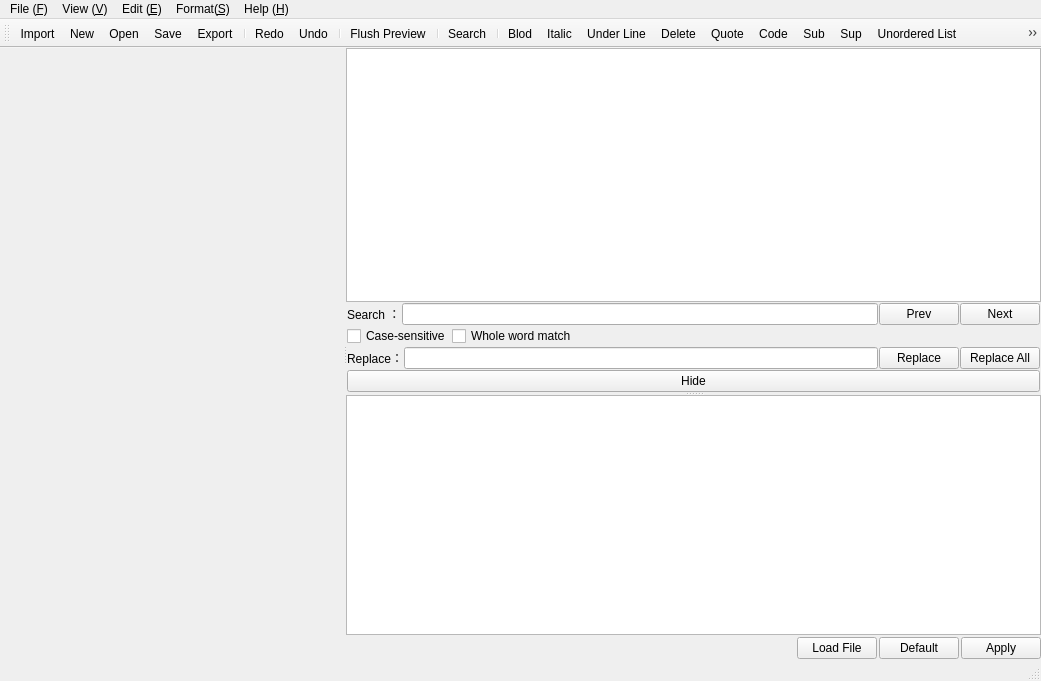
<?xml version="1.0" encoding="UTF-8"?>
<ui version="4.0">
 <class>SmarkMainWindow</class>
 <widget class="QMainWindow" name="SmarkMainWindow">
  <property name="geometry">
   <rect>
    <x>0</x>
    <y>0</y>
    <width>1041</width>
    <height>681</height>
   </rect>
  </property>
  <property name="windowTitle">
   <string>Smark</string>
  </property>
  <property name="windowIcon">
   <iconset resource="../RS/ICON.qrc">
    <normaloff>:/LOGO.png</normaloff>:/LOGO.png</iconset>
  </property>
  <widget class="QWidget" name="CentralWidget">
   <layout class="QGridLayout" name="gridLayout_4">
    <property name="margin">
     <number>0</number>
    </property>
    <property name="spacing">
     <number>0</number>
    </property>
    <item row="0" column="0">
     <widget class="QSplitter" name="MainSplitter">
      <property name="orientation">
       <enum>Qt::Horizontal</enum>
      </property>
      <property name="opaqueResize">
       <bool>false</bool>
      </property>
      <property name="handleWidth">
       <number>2</number>
      </property>
      <property name="childrenCollapsible">
       <bool>false</bool>
      </property>
      <widget class="SmarkHtmlView" name="HtmlView" native="true">
       <property name="minimumSize">
        <size>
         <width>200</width>
         <height>200</height>
        </size>
       </property>
      </widget>
      <widget class="QWidget" name="EditorWidget" native="true">
       <property name="minimumSize">
        <size>
         <width>200</width>
         <height>200</height>
        </size>
       </property>
       <layout class="QGridLayout" name="gridLayout_3">
        <property name="margin">
         <number>0</number>
        </property>
        <property name="spacing">
         <number>0</number>
        </property>
        <item row="0" column="0">
         <widget class="QSplitter" name="CSSSplitter">
          <property name="orientation">
           <enum>Qt::Vertical</enum>
          </property>
          <property name="opaqueResize">
           <bool>false</bool>
          </property>
          <property name="handleWidth">
           <number>2</number>
          </property>
          <property name="childrenCollapsible">
           <bool>false</bool>
          </property>
          <widget class="QWidget" name="layoutWidget">
           <layout class="QVBoxLayout" name="EditorLayout">
            <property name="spacing">
             <number>0</number>
            </property>
            <item>
             <widget class="SmarkEditor" name="Editor">
              <property name="sizePolicy">
               <sizepolicy hsizetype="Expanding" vsizetype="Expanding">
                <horstretch>0</horstretch>
                <verstretch>0</verstretch>
               </sizepolicy>
              </property>
              <property name="cursor" stdset="0">
               <cursorShape>IBeamCursor</cursorShape>
              </property>
             </widget>
            </item>
            <item>
             <widget class="QWidget" name="SearchWidget" native="true">
              <property name="sizePolicy">
               <sizepolicy hsizetype="Expanding" vsizetype="Preferred">
                <horstretch>0</horstretch>
                <verstretch>0</verstretch>
               </sizepolicy>
              </property>
              <layout class="QGridLayout" name="gridLayout">
               <property name="margin">
                <number>1</number>
               </property>
               <property name="spacing">
                <number>1</number>
               </property>
               <item row="1" column="0" colspan="2">
                <layout class="QHBoxLayout" name="SearchHorizontalLayout">
                 <item>
                  <widget class="QLabel" name="SearchLabel">
                   <property name="maximumSize">
                    <size>
                     <width>60</width>
                     <height>16777215</height>
                    </size>
                   </property>
                   <property name="text">
                    <string>Search ：</string>
                   </property>
                  </widget>
                 </item>
                 <item>
                  <widget class="QLineEdit" name="SearchLineEdit"/>
                 </item>
                 <item>
                  <widget class="QPushButton" name="PrevButton">
                   <property name="maximumSize">
                    <size>
                     <width>80</width>
                     <height>16777215</height>
                    </size>
                   </property>
                   <property name="text">
                    <string>Prev</string>
                   </property>
                   <property name="shortcut">
                    <string>Shift+F3</string>
                   </property>
                  </widget>
                 </item>
                 <item>
                  <widget class="QPushButton" name="NextButton">
                   <property name="maximumSize">
                    <size>
                     <width>80</width>
                     <height>16777215</height>
                    </size>
                   </property>
                   <property name="text">
                    <string>Next</string>
                   </property>
                   <property name="shortcut">
                    <string>F3</string>
                   </property>
                  </widget>
                 </item>
                </layout>
               </item>
               <item row="2" column="0" colspan="2">
                <layout class="QHBoxLayout" name="SearchOptionHorizontalLayout">
                 <item>
                  <widget class="QCheckBox" name="CaseCheckBox">
                   <property name="text">
                    <string>Case-sensitive</string>
                   </property>
                  </widget>
                 </item>
                 <item>
                  <widget class="QCheckBox" name="WholeWordCheckBox">
                   <property name="text">
                    <string>Whole word match</string>
                   </property>
                  </widget>
                 </item>
                 <item>
                  <spacer name="HorizontalSpacer">
                   <property name="orientation">
                    <enum>Qt::Horizontal</enum>
                   </property>
                   <property name="sizeHint" stdset="0">
                    <size>
                     <width>153</width>
                     <height>20</height>
                    </size>
                   </property>
                  </spacer>
                 </item>
                </layout>
               </item>
               <item row="3" column="0" colspan="2">
                <layout class="QHBoxLayout" name="ReplaceHorizontalLayout">
                 <item>
                  <widget class="QLabel" name="ReplaceLabel">
                   <property name="maximumSize">
                    <size>
                     <width>60</width>
                     <height>16777215</height>
                    </size>
                   </property>
                   <property name="text">
                    <string>Replace：</string>
                   </property>
                  </widget>
                 </item>
                 <item>
                  <widget class="QLineEdit" name="ReplaceLineEdit"/>
                 </item>
                 <item>
                  <widget class="QPushButton" name="ReplaceButton">
                   <property name="maximumSize">
                    <size>
                     <width>80</width>
                     <height>16777215</height>
                    </size>
                   </property>
                   <property name="text">
                    <string>Replace</string>
                   </property>
                  </widget>
                 </item>
                 <item>
                  <widget class="QPushButton" name="ReplaceAllButton">
                   <property name="maximumSize">
                    <size>
                     <width>80</width>
                     <height>16777215</height>
                    </size>
                   </property>
                   <property name="text">
                    <string>Replace All</string>
                   </property>
                  </widget>
                 </item>
                </layout>
               </item>
               <item row="4" column="0" colspan="2">
                <widget class="QPushButton" name="SearchHideButton">
                 <property name="text">
                  <string>Hide</string>
                 </property>
                </widget>
               </item>
              </layout>
             </widget>
            </item>
           </layout>
          </widget>
          <widget class="QWidget" name="CSSWidget" native="true">
           <layout class="QGridLayout" name="gridLayout_2">
            <property name="margin">
             <number>0</number>
            </property>
            <property name="spacing">
             <number>2</number>
            </property>
            <item row="1" column="4">
             <widget class="QPushButton" name="CSSApplyButton">
              <property name="text">
               <string>Apply</string>
              </property>
             </widget>
            </item>
            <item row="1" column="0">
             <spacer name="horizontalSpacer">
              <property name="orientation">
               <enum>Qt::Horizontal</enum>
              </property>
              <property name="sizeHint" stdset="0">
               <size>
                <width>156</width>
                <height>20</height>
               </size>
              </property>
             </spacer>
            </item>
            <item row="1" column="2">
             <widget class="QPushButton" name="CSSLoadButton">
              <property name="text">
               <string>Load File</string>
              </property>
             </widget>
            </item>
            <item row="0" column="0" colspan="5">
             <widget class="SmarkEditor" name="CSSEditor"/>
            </item>
            <item row="1" column="3">
             <widget class="QPushButton" name="CSSDefaultButton">
              <property name="text">
               <string>Default</string>
              </property>
             </widget>
            </item>
           </layout>
          </widget>
         </widget>
        </item>
       </layout>
      </widget>
     </widget>
    </item>
   </layout>
  </widget>
  <widget class="QMenuBar" name="MenuBar">
   <property name="geometry">
    <rect>
     <x>0</x>
     <y>0</y>
     <width>1041</width>
     <height>21</height>
    </rect>
   </property>
   <property name="nativeMenuBar">
    <bool>false</bool>
   </property>
   <widget class="QMenu" name="FileMenu">
    <property name="title">
     <string>File (&amp;F)</string>
    </property>
    <addaction name="ActionFileNew"/>
    <addaction name="ActionFileOpen"/>
    <addaction name="ActionFileSave"/>
    <addaction name="ActionFileSaveAs"/>
    <addaction name="separator"/>
    <addaction name="ActionFileImport"/>
    <addaction name="ActionFileExport"/>
    <addaction name="ActionFilePrint"/>
    <addaction name="separator"/>
    <addaction name="ActionFileOption"/>
    <addaction name="separator"/>
    <addaction name="ActionFileQuit"/>
   </widget>
   <widget class="QMenu" name="EditMenu">
    <property name="title">
     <string>Edit (&amp;E)</string>
    </property>
    <addaction name="ActionEditInsertImage"/>
    <addaction name="ActionEditInsertLink"/>
    <addaction name="ActionEditCSS"/>
    <addaction name="separator"/>
    <addaction name="ActionEditUndo"/>
    <addaction name="ActionEditRedo"/>
    <addaction name="separator"/>
    <addaction name="ActionEditCut"/>
    <addaction name="ActionEditCopy"/>
    <addaction name="ActionEditPaste"/>
    <addaction name="ActionEditSearch"/>
    <addaction name="separator"/>
    <addaction name="ActionEditFlush"/>
    <addaction name="separator"/>
   </widget>
   <widget class="QMenu" name="HelpMenu">
    <property name="title">
     <string>Help (&amp;H)</string>
    </property>
    <addaction name="ActionHelpHome"/>
    <addaction name="separator"/>
    <addaction name="ActionHelpAbout"/>
    <addaction name="ActionHelpAboutQt"/>
   </widget>
   <widget class="QMenu" name="ViewMenu">
    <property name="title">
     <string>View (&amp;V)</string>
    </property>
    <addaction name="ActionViewFullScreen"/>
    <addaction name="ActionViewVerticalLayout"/>
    <addaction name="ActionViewHorizontal_Layout"/>
    <addaction name="ActionViewEditMode"/>
    <addaction name="ActionViewReadMode"/>
    <addaction name="separator"/>
    <addaction name="ActionViewShowMenuBar"/>
    <addaction name="ActionViewShowStatusBar"/>
    <addaction name="ActionViewShowToolBar"/>
   </widget>
   <widget class="QMenu" name="FormatMenu">
    <property name="title">
     <string>Format(&amp;S)</string>
    </property>
    <addaction name="ActionFormatBlod"/>
    <addaction name="ActionFormatItalic"/>
    <addaction name="ActionFormatUnderLine"/>
    <addaction name="ActionFormatDeleted"/>
    <addaction name="separator"/>
    <addaction name="ActionFormatQuote"/>
    <addaction name="ActionFormatCode"/>
    <addaction name="ActionFormatSub"/>
    <addaction name="ActionFormatSup"/>
    <addaction name="separator"/>
    <addaction name="ActionFormatBigger"/>
    <addaction name="ActionFormatSmaller"/>
    <addaction name="separator"/>
    <addaction name="ActionFormatOrderedList"/>
    <addaction name="ActionFormatUnorderedList"/>
   </widget>
   <addaction name="FileMenu"/>
   <addaction name="ViewMenu"/>
   <addaction name="EditMenu"/>
   <addaction name="FormatMenu"/>
   <addaction name="HelpMenu"/>
  </widget>
  <widget class="QStatusBar" name="StatusBar"/>
  <widget class="QToolBar" name="ToolBar">
   <property name="windowTitle">
    <string>Tool Bar</string>
   </property>
   <property name="iconSize">
    <size>
     <width>20</width>
     <height>20</height>
    </size>
   </property>
   <attribute name="toolBarArea">
    <enum>TopToolBarArea</enum>
   </attribute>
   <attribute name="toolBarBreak">
    <bool>false</bool>
   </attribute>
   <addaction name="ActionFileImport"/>
   <addaction name="ActionFileNew"/>
   <addaction name="ActionFileOpen"/>
   <addaction name="ActionFileSave"/>
   <addaction name="ActionFileExport"/>
   <addaction name="separator"/>
   <addaction name="ActionEditRedo"/>
   <addaction name="ActionEditUndo"/>
   <addaction name="separator"/>
   <addaction name="ActionEditFlush"/>
   <addaction name="separator"/>
   <addaction name="ActionEditSearch"/>
   <addaction name="separator"/>
   <addaction name="ActionFormatBlod"/>
   <addaction name="ActionFormatItalic"/>
   <addaction name="ActionFormatUnderLine"/>
   <addaction name="ActionFormatDeleted"/>
   <addaction name="ActionFormatQuote"/>
   <addaction name="ActionFormatCode"/>
   <addaction name="ActionFormatSub"/>
   <addaction name="ActionFormatSup"/>
   <addaction name="ActionFormatUnorderedList"/>
   <addaction name="ActionFormatOrderedList"/>
   <addaction name="ActionFormatSmaller"/>
   <addaction name="ActionFormatBigger"/>
   <addaction name="separator"/>
   <addaction name="ActionEditInsertImage"/>
   <addaction name="ActionEditInsertLink"/>
   <addaction name="separator"/>
   <addaction name="ActionViewEditMode"/>
   <addaction name="ActionViewReadMode"/>
   <addaction name="ActionViewVerticalLayout"/>
   <addaction name="ActionViewHorizontal_Layout"/>
   <addaction name="ActionEditCSS"/>
   <addaction name="ActionFileOption"/>
  </widget>
  <action name="ActionFileNew">
   <property name="icon">
    <iconset resource="../RS/ICON.qrc">
     <normaloff>:/ICON/File_NewFile.png</normaloff>:/ICON/File_NewFile.png</iconset>
   </property>
   <property name="text">
    <string>New</string>
   </property>
   <property name="shortcut">
    <string>Ctrl+N</string>
   </property>
  </action>
  <action name="ActionFileOpen">
   <property name="icon">
    <iconset resource="../RS/ICON.qrc">
     <normaloff>:/ICON/File_Open.png</normaloff>:/ICON/File_Open.png</iconset>
   </property>
   <property name="text">
    <string>Open</string>
   </property>
   <property name="shortcut">
    <string>Ctrl+O</string>
   </property>
  </action>
  <action name="ActionFileSave">
   <property name="icon">
    <iconset resource="../RS/ICON.qrc">
     <normaloff>:/ICON/File_Save.png</normaloff>:/ICON/File_Save.png</iconset>
   </property>
   <property name="text">
    <string>Save</string>
   </property>
   <property name="shortcut">
    <string>Ctrl+S</string>
   </property>
  </action>
  <action name="ActionFileSaveAs">
   <property name="icon">
    <iconset resource="../RS/ICON.qrc">
     <normaloff>:/ICON/File_SaveAs.png</normaloff>:/ICON/File_SaveAs.png</iconset>
   </property>
   <property name="text">
    <string>Save As</string>
   </property>
   <property name="shortcut">
    <string>Ctrl+Shift+S</string>
   </property>
  </action>
  <action name="ActionFileQuit">
   <property name="text">
    <string>Quit</string>
   </property>
   <property name="shortcut">
    <string>Ctrl+Q</string>
   </property>
  </action>
  <action name="ActionFilePrint">
   <property name="icon">
    <iconset resource="../RS/ICON.qrc">
     <normaloff>:/ICON/File_Print.png</normaloff>:/ICON/File_Print.png</iconset>
   </property>
   <property name="text">
    <string>Print</string>
   </property>
   <property name="shortcut">
    <string>Ctrl+P</string>
   </property>
  </action>
  <action name="ActionEditUndo">
   <property name="icon">
    <iconset resource="../RS/ICON.qrc">
     <normaloff>:/ICON/Edit_Undo.png</normaloff>:/ICON/Edit_Undo.png</iconset>
   </property>
   <property name="text">
    <string>Undo</string>
   </property>
   <property name="shortcut">
    <string>Ctrl+Z</string>
   </property>
  </action>
  <action name="ActionEditRedo">
   <property name="icon">
    <iconset resource="../RS/ICON.qrc">
     <normaloff>:/ICON/Edit_Redo.png</normaloff>:/ICON/Edit_Redo.png</iconset>
   </property>
   <property name="text">
    <string>Redo</string>
   </property>
   <property name="shortcut">
    <string>Ctrl+Y</string>
   </property>
  </action>
  <action name="ActionEditSearch">
   <property name="icon">
    <iconset resource="../RS/ICON.qrc">
     <normaloff>:/ICON/Edit_Search.png</normaloff>:/ICON/Edit_Search.png</iconset>
   </property>
   <property name="text">
    <string>Search</string>
   </property>
   <property name="shortcut">
    <string>Ctrl+F</string>
   </property>
  </action>
  <action name="ActionEditFlush">
   <property name="icon">
    <iconset resource="../RS/ICON.qrc">
     <normaloff>:/ICON/Edit_Flush.png</normaloff>:/ICON/Edit_Flush.png</iconset>
   </property>
   <property name="text">
    <string>Flush Preview</string>
   </property>
   <property name="shortcut">
    <string>F5</string>
   </property>
  </action>
  <action name="ActionFileOption">
   <property name="icon">
    <iconset resource="../RS/ICON.qrc">
     <normaloff>:/ICON/Edit_Option.png</normaloff>:/ICON/Edit_Option.png</iconset>
   </property>
   <property name="text">
    <string>Option</string>
   </property>
  </action>
  <action name="ActionHelpAbout">
   <property name="text">
    <string>About</string>
   </property>
  </action>
  <action name="ActionHelpAboutQt">
   <property name="text">
    <string>About Qt</string>
   </property>
  </action>
  <action name="ActionHelpHome">
   <property name="icon">
    <iconset resource="../RS/ICON.qrc">
     <normaloff>:/ICON/Help_Help.png</normaloff>:/ICON/Help_Help.png</iconset>
   </property>
   <property name="text">
    <string>Home Page</string>
   </property>
   <property name="toolTip">
    <string>Help</string>
   </property>
   <property name="shortcut">
    <string>F1</string>
   </property>
  </action>
  <action name="ActionViewReadMode">
   <property name="icon">
    <iconset resource="../RS/ICON.qrc">
     <normaloff>:/ICON/View_ReadMode.png</normaloff>:/ICON/View_ReadMode.png</iconset>
   </property>
   <property name="text">
    <string>Read Mode</string>
   </property>
   <property name="toolTip">
    <string>Preview HTML</string>
   </property>
   <property name="shortcut">
    <string>F8</string>
   </property>
  </action>
  <action name="ActionViewFullScreen">
   <property name="checkable">
    <bool>true</bool>
   </property>
   <property name="icon">
    <iconset resource="../RS/ICON.qrc">
     <normaloff>:/ICON/View_FullScreen.png</normaloff>:/ICON/View_FullScreen.png</iconset>
   </property>
   <property name="text">
    <string>Full Screen</string>
   </property>
   <property name="shortcut">
    <string>F11</string>
   </property>
  </action>
  <action name="ActionViewShowStatusBar">
   <property name="checkable">
    <bool>true</bool>
   </property>
   <property name="text">
    <string>Status Bar</string>
   </property>
  </action>
  <action name="ActionEditCut">
   <property name="icon">
    <iconset resource="../RS/ICON.qrc">
     <normaloff>:/ICON/Edit_Cut.png</normaloff>:/ICON/Edit_Cut.png</iconset>
   </property>
   <property name="text">
    <string>Cut</string>
   </property>
   <property name="shortcut">
    <string>Ctrl+X</string>
   </property>
  </action>
  <action name="ActionEditCopy">
   <property name="icon">
    <iconset resource="../RS/ICON.qrc">
     <normaloff>:/ICON/Edit_Copy.png</normaloff>:/ICON/Edit_Copy.png</iconset>
   </property>
   <property name="text">
    <string>Copy</string>
   </property>
   <property name="shortcut">
    <string>Ctrl+C</string>
   </property>
  </action>
  <action name="ActionEditPaste">
   <property name="icon">
    <iconset resource="../RS/ICON.qrc">
     <normaloff>:/ICON/Edit_Paste.png</normaloff>:/ICON/Edit_Paste.png</iconset>
   </property>
   <property name="text">
    <string>Paste</string>
   </property>
   <property name="shortcut">
    <string>Ctrl+V</string>
   </property>
  </action>
  <action name="ActionFileExport">
   <property name="icon">
    <iconset resource="../RS/ICON.qrc">
     <normaloff>:/ICON/File_Export.png</normaloff>:/ICON/File_Export.png</iconset>
   </property>
   <property name="text">
    <string>Export</string>
   </property>
   <property name="toolTip">
    <string>Export</string>
   </property>
   <property name="shortcut">
    <string>Ctrl+E</string>
   </property>
  </action>
  <action name="ActionViewShowMenuBar">
   <property name="checkable">
    <bool>true</bool>
   </property>
   <property name="text">
    <string>Menu Bar</string>
   </property>
   <property name="toolTip">
    <string>Menu Bar</string>
   </property>
  </action>
  <action name="ActionViewEditMode">
   <property name="icon">
    <iconset resource="../RS/ICON.qrc">
     <normaloff>:/ICON/View_EditMode.png</normaloff>:/ICON/View_EditMode.png</iconset>
   </property>
   <property name="text">
    <string>Edit Mode</string>
   </property>
   <property name="shortcut">
    <string>F7</string>
   </property>
  </action>
  <action name="ActionEditInsertImage">
   <property name="icon">
    <iconset resource="../RS/ICON.qrc">
     <normaloff>:/ICON/Edit_InsertImage.png</normaloff>:/ICON/Edit_InsertImage.png</iconset>
   </property>
   <property name="text">
    <string>Insert Image</string>
   </property>
   <property name="shortcut">
    <string>Ctrl+Shift+I</string>
   </property>
  </action>
  <action name="ActionEditInsertLink">
   <property name="icon">
    <iconset resource="../RS/ICON.qrc">
     <normaloff>:/ICON/Edit_InsertLink.png</normaloff>:/ICON/Edit_InsertLink.png</iconset>
   </property>
   <property name="text">
    <string>Insert Link</string>
   </property>
   <property name="shortcut">
    <string>Ctrl+Shift+L</string>
   </property>
  </action>
  <action name="ActionFormatBlod">
   <property name="icon">
    <iconset resource="../RS/ICON.qrc">
     <normaloff>:/ICON/Format_Blod.png</normaloff>:/ICON/Format_Blod.png</iconset>
   </property>
   <property name="text">
    <string>Blod</string>
   </property>
   <property name="shortcut">
    <string>Ctrl+B</string>
   </property>
  </action>
  <action name="ActionFormatItalic">
   <property name="icon">
    <iconset resource="../RS/ICON.qrc">
     <normaloff>:/ICON/Format_Italic.png</normaloff>:/ICON/Format_Italic.png</iconset>
   </property>
   <property name="text">
    <string>Italic</string>
   </property>
   <property name="shortcut">
    <string>Ctrl+I</string>
   </property>
  </action>
  <action name="ActionFormatUnderLine">
   <property name="icon">
    <iconset resource="../RS/ICON.qrc">
     <normaloff>:/ICON/Format_UnderLine.png</normaloff>:/ICON/Format_UnderLine.png</iconset>
   </property>
   <property name="text">
    <string>Under Line</string>
   </property>
   <property name="shortcut">
    <string>Ctrl+U</string>
   </property>
  </action>
  <action name="ActionFormatDeleted">
   <property name="icon">
    <iconset resource="../RS/ICON.qrc">
     <normaloff>:/ICON/Format_Delete.png</normaloff>:/ICON/Format_Delete.png</iconset>
   </property>
   <property name="text">
    <string>Delete</string>
   </property>
   <property name="shortcut">
    <string>Ctrl+D</string>
   </property>
  </action>
  <action name="ActionFormatBigger">
   <property name="icon">
    <iconset resource="../RS/ICON.qrc">
     <normaloff>:/ICON/Format_Big.png</normaloff>:/ICON/Format_Big.png</iconset>
   </property>
   <property name="text">
    <string>Bigger Font</string>
   </property>
   <property name="shortcut">
    <string>Ctrl+]</string>
   </property>
  </action>
  <action name="ActionFormatSmaller">
   <property name="icon">
    <iconset resource="../RS/ICON.qrc">
     <normaloff>:/ICON/Format_Small.png</normaloff>:/ICON/Format_Small.png</iconset>
   </property>
   <property name="text">
    <string>Smaller Font</string>
   </property>
   <property name="shortcut">
    <string>Ctrl+[</string>
   </property>
  </action>
  <action name="ActionFormatQuote">
   <property name="icon">
    <iconset resource="../RS/ICON.qrc">
     <normaloff>:/ICON/Format_Quote.png</normaloff>:/ICON/Format_Quote.png</iconset>
   </property>
   <property name="text">
    <string>Quote</string>
   </property>
   <property name="shortcut">
    <string>Ctrl+'</string>
   </property>
  </action>
  <action name="ActionFormatSub">
   <property name="icon">
    <iconset resource="../RS/ICON.qrc">
     <normaloff>:/ICON/Format_Sub.png</normaloff>:/ICON/Format_Sub.png</iconset>
   </property>
   <property name="text">
    <string>Sub</string>
   </property>
   <property name="shortcut">
    <string>Ctrl+Down</string>
   </property>
  </action>
  <action name="ActionFormatSup">
   <property name="icon">
    <iconset resource="../RS/ICON.qrc">
     <normaloff>:/ICON/Format_Sup.png</normaloff>:/ICON/Format_Sup.png</iconset>
   </property>
   <property name="text">
    <string>Sup</string>
   </property>
   <property name="shortcut">
    <string>Ctrl+Up</string>
   </property>
  </action>
  <action name="ActionFormatOrderedList">
   <property name="icon">
    <iconset resource="../RS/ICON.qrc">
     <normaloff>:/ICON/Format_OL.png</normaloff>:/ICON/Format_OL.png</iconset>
   </property>
   <property name="text">
    <string>Ordered List</string>
   </property>
  </action>
  <action name="ActionFormatUnorderedList">
   <property name="icon">
    <iconset resource="../RS/ICON.qrc">
     <normaloff>:/ICON/Format_UL.png</normaloff>:/ICON/Format_UL.png</iconset>
   </property>
   <property name="text">
    <string>Unordered List</string>
   </property>
  </action>
  <action name="ActionFormatCode">
   <property name="icon">
    <iconset resource="../RS/ICON.qrc">
     <normaloff>:/ICON/Format_Code.png</normaloff>:/ICON/Format_Code.png</iconset>
   </property>
   <property name="text">
    <string>Code</string>
   </property>
   <property name="shortcut">
    <string>Ctrl+`</string>
   </property>
  </action>
  <action name="ActionViewVerticalLayout">
   <property name="icon">
    <iconset resource="../RS/ICON.qrc">
     <normaloff>:/ICON/View_Hor.png</normaloff>:/ICON/View_Hor.png</iconset>
   </property>
   <property name="text">
    <string>Vertical Layout</string>
   </property>
   <property name="shortcut">
    <string>F9</string>
   </property>
  </action>
  <action name="ActionViewHorizontal_Layout">
   <property name="icon">
    <iconset resource="../RS/ICON.qrc">
     <normaloff>:/ICON/View_Ver.png</normaloff>:/ICON/View_Ver.png</iconset>
   </property>
   <property name="text">
    <string>Horizontal Layout</string>
   </property>
   <property name="shortcut">
    <string>F10</string>
   </property>
  </action>
  <action name="ActionViewShowToolBar">
   <property name="checkable">
    <bool>true</bool>
   </property>
   <property name="text">
    <string>Tool Bar</string>
   </property>
  </action>
  <action name="ActionFileImport">
   <property name="icon">
    <iconset resource="../RS/ICON.qrc">
     <normaloff>:/ICON/File_Import.png</normaloff>:/ICON/File_Import.png</iconset>
   </property>
   <property name="text">
    <string>Import</string>
   </property>
   <property name="shortcut">
    <string>Ctrl+I</string>
   </property>
  </action>
  <action name="ActionEditCSS">
   <property name="icon">
    <iconset resource="../RS/ICON.qrc">
     <normaloff>:/ICON/Edit_CSS.png</normaloff>:/ICON/Edit_CSS.png</iconset>
   </property>
   <property name="text">
    <string>Edit CSS</string>
   </property>
  </action>
 </widget>
 <customwidgets>
  <customwidget>
   <class>SmarkEditor</class>
   <extends>QPlainTextEdit</extends>
   <header>GUI/SmarkEditor.h</header>
  </customwidget>
  <customwidget>
   <class>SmarkHtmlView</class>
   <extends>QWidget</extends>
   <header>GUI/SmarkHtmlView.h</header>
   <container>1</container>
  </customwidget>
 </customwidgets>
 <resources>
  <include location="../RS/ICON.qrc"/>
 </resources>
 <connections/>
</ui>
